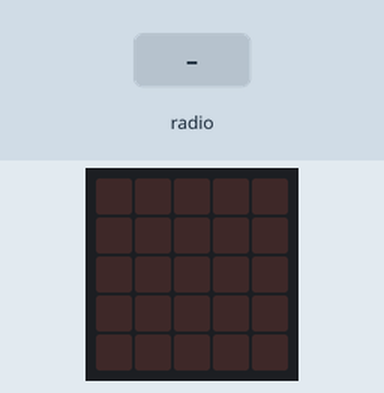
Recording of a program running on a simulated BBC micro:bit (MakeCode). On the bench: the board's 5×5 LED display. The inputs (shaded band) are chosen by the test bench.

Above: at 1.2 s.
1.3 s: radio message "1" arrives
At 1.7 s:
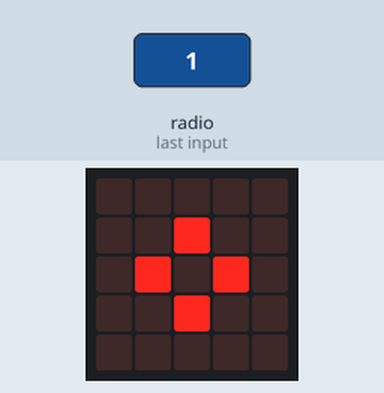
At 3.3 s:
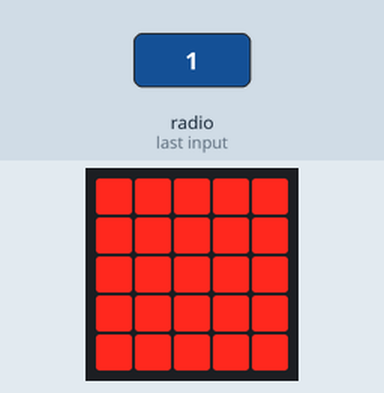
Timing chart, 0 to 4.8 s (numbered marks = the images above; inputs shaded):
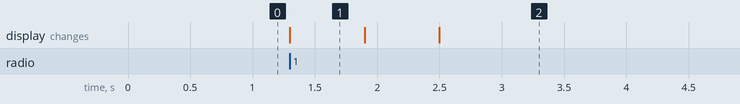

Measured:
- after the input at 1.3 s, the display: changes at once (image 1)
- what the display in image 1 shows lasts 0.6 s, from 1.3 s to 1.9 s

The program:

main.ts
```typescript
radio.onReceivedNumber(function (receivedNumber) {
    basic.showIcon(IconNames.SmallDiamond)
    basic.showIcon(IconNames.Diamond)
    basic.showLeds(`
        # # # # #
        # # # # #
        # # # # #
        # # # # #
        # # # # #
        `)
})
radio.setGroup(1)
```

test.ts
```typescript
// testes vão aqui; isto não será compilado quando este pacote for usado como uma extensão.
```
